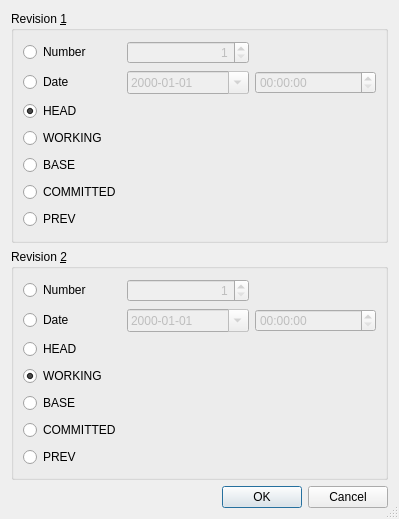
<?xml version="1.0" encoding="UTF-8"?>
<ui version="4.0">
 <class>SvnRevisionSelectionDialog</class>
 <widget class="QDialog" name="SvnRevisionSelectionDialog">
  <property name="geometry">
   <rect>
    <x>0</x>
    <y>0</y>
    <width>399</width>
    <height>519</height>
   </rect>
  </property>
  <property name="windowTitle">
   <string>Subversion Diff</string>
  </property>
  <property name="sizeGripEnabled">
   <bool>true</bool>
  </property>
  <layout class="QVBoxLayout">
   <item>
    <widget class="QGroupBox" name="rev1GroupBox">
     <property name="title">
      <string>Revision &amp;1</string>
     </property>
     <layout class="QGridLayout">
      <item row="6" column="0">
       <widget class="QRadioButton" name="prev1Button">
        <property name="toolTip">
         <string>Select revision before last commit</string>
        </property>
        <property name="text">
         <string>PREV</string>
        </property>
       </widget>
      </item>
      <item row="5" column="0">
       <widget class="QRadioButton" name="committed1Button">
        <property name="toolTip">
         <string>Select last committed revision</string>
        </property>
        <property name="text">
         <string>COMMITTED</string>
        </property>
       </widget>
      </item>
      <item row="4" column="0">
       <widget class="QRadioButton" name="base1Button">
        <property name="toolTip">
         <string>Select base revision</string>
        </property>
        <property name="text">
         <string>BASE</string>
        </property>
       </widget>
      </item>
      <item row="2" column="0">
       <widget class="QRadioButton" name="head1Button">
        <property name="toolTip">
         <string>Select head revision of repository</string>
        </property>
        <property name="text">
         <string>HEAD</string>
        </property>
        <property name="checked">
         <bool>true</bool>
        </property>
       </widget>
      </item>
      <item row="3" column="0">
       <widget class="QRadioButton" name="working1Button">
        <property name="toolTip">
         <string>Select working revision</string>
        </property>
        <property name="text">
         <string>WORKING</string>
        </property>
        <property name="checked">
         <bool>false</bool>
        </property>
       </widget>
      </item>
      <item row="0" column="1">
       <widget class="QSpinBox" name="number1SpinBox">
        <property name="enabled">
         <bool>false</bool>
        </property>
        <property name="sizePolicy">
         <sizepolicy hsizetype="Expanding" vsizetype="Fixed">
          <horstretch>0</horstretch>
          <verstretch>0</verstretch>
         </sizepolicy>
        </property>
        <property name="toolTip">
         <string>Enter a revision number</string>
        </property>
        <property name="alignment">
         <set>Qt::AlignRight</set>
        </property>
        <property name="minimum">
         <number>1</number>
        </property>
        <property name="maximum">
         <number>999999999</number>
        </property>
       </widget>
      </item>
      <item row="1" column="2">
       <widget class="QTimeEdit" name="time1Edit">
        <property name="enabled">
         <bool>false</bool>
        </property>
        <property name="toolTip">
         <string>Enter time of revision</string>
        </property>
       </widget>
      </item>
      <item row="1" column="1">
       <widget class="QDateEdit" name="date1Edit">
        <property name="enabled">
         <bool>false</bool>
        </property>
        <property name="toolTip">
         <string>Enter date of revision</string>
        </property>
        <property name="displayFormat">
         <string>yyyy-MM-dd</string>
        </property>
        <property name="calendarPopup">
         <bool>true</bool>
        </property>
       </widget>
      </item>
      <item row="0" column="2">
       <spacer>
        <property name="orientation">
         <enum>Qt::Horizontal</enum>
        </property>
        <property name="sizeHint" stdset="0">
         <size>
          <width>40</width>
          <height>20</height>
         </size>
        </property>
       </spacer>
      </item>
      <item row="0" column="0">
       <widget class="QRadioButton" name="number1Button">
        <property name="toolTip">
         <string>Select to specify a revision by number</string>
        </property>
        <property name="text">
         <string>Number</string>
        </property>
       </widget>
      </item>
      <item row="1" column="0">
       <widget class="QRadioButton" name="date1Button">
        <property name="toolTip">
         <string>Select to specify a revision by date and time</string>
        </property>
        <property name="text">
         <string>Date</string>
        </property>
       </widget>
      </item>
     </layout>
    </widget>
   </item>
   <item>
    <widget class="QGroupBox" name="rev2GroupBox">
     <property name="title">
      <string>Revision &amp;2</string>
     </property>
     <layout class="QGridLayout">
      <item row="6" column="0">
       <widget class="QRadioButton" name="prev2Button">
        <property name="toolTip">
         <string>Select revision before last commit</string>
        </property>
        <property name="text">
         <string>PREV</string>
        </property>
       </widget>
      </item>
      <item row="5" column="0">
       <widget class="QRadioButton" name="committed2Button">
        <property name="toolTip">
         <string>Select last committed revision</string>
        </property>
        <property name="text">
         <string>COMMITTED</string>
        </property>
       </widget>
      </item>
      <item row="4" column="0">
       <widget class="QRadioButton" name="base2Button">
        <property name="toolTip">
         <string>Select base revision</string>
        </property>
        <property name="text">
         <string>BASE</string>
        </property>
       </widget>
      </item>
      <item row="2" column="0">
       <widget class="QRadioButton" name="head2Button">
        <property name="toolTip">
         <string>Select head revision of repository</string>
        </property>
        <property name="text">
         <string>HEAD</string>
        </property>
        <property name="checked">
         <bool>false</bool>
        </property>
       </widget>
      </item>
      <item row="3" column="0">
       <widget class="QRadioButton" name="working2Button">
        <property name="toolTip">
         <string>Select working revision</string>
        </property>
        <property name="text">
         <string>WORKING</string>
        </property>
        <property name="checked">
         <bool>true</bool>
        </property>
       </widget>
      </item>
      <item row="0" column="1">
       <widget class="QSpinBox" name="number2SpinBox">
        <property name="enabled">
         <bool>false</bool>
        </property>
        <property name="sizePolicy">
         <sizepolicy hsizetype="Expanding" vsizetype="Fixed">
          <horstretch>0</horstretch>
          <verstretch>0</verstretch>
         </sizepolicy>
        </property>
        <property name="toolTip">
         <string>Enter a revision number</string>
        </property>
        <property name="alignment">
         <set>Qt::AlignRight</set>
        </property>
        <property name="minimum">
         <number>1</number>
        </property>
        <property name="maximum">
         <number>999999999</number>
        </property>
       </widget>
      </item>
      <item row="1" column="2">
       <widget class="QTimeEdit" name="time2Edit">
        <property name="enabled">
         <bool>false</bool>
        </property>
        <property name="toolTip">
         <string>Enter time of revision</string>
        </property>
       </widget>
      </item>
      <item row="1" column="1">
       <widget class="QDateEdit" name="date2Edit">
        <property name="enabled">
         <bool>false</bool>
        </property>
        <property name="toolTip">
         <string>Enter date of revision</string>
        </property>
        <property name="displayFormat">
         <string>yyyy-MM-dd</string>
        </property>
        <property name="calendarPopup">
         <bool>true</bool>
        </property>
       </widget>
      </item>
      <item row="0" column="2">
       <spacer>
        <property name="orientation">
         <enum>Qt::Horizontal</enum>
        </property>
        <property name="sizeHint" stdset="0">
         <size>
          <width>40</width>
          <height>20</height>
         </size>
        </property>
       </spacer>
      </item>
      <item row="0" column="0">
       <widget class="QRadioButton" name="number2Button">
        <property name="toolTip">
         <string>Select to specify a revision by number</string>
        </property>
        <property name="text">
         <string>Number</string>
        </property>
       </widget>
      </item>
      <item row="1" column="0">
       <widget class="QRadioButton" name="date2Button">
        <property name="toolTip">
         <string>Select to specify a revision by date and time</string>
        </property>
        <property name="text">
         <string>Date</string>
        </property>
       </widget>
      </item>
     </layout>
    </widget>
   </item>
   <item>
    <widget class="QDialogButtonBox" name="buttonBox">
     <property name="orientation">
      <enum>Qt::Horizontal</enum>
     </property>
     <property name="standardButtons">
      <set>QDialogButtonBox::Cancel|QDialogButtonBox::Ok</set>
     </property>
    </widget>
   </item>
  </layout>
 </widget>
 <pixmapfunction>qPixmapFromMimeSource</pixmapfunction>
 <tabstops>
  <tabstop>number1Button</tabstop>
  <tabstop>number1SpinBox</tabstop>
  <tabstop>date1Button</tabstop>
  <tabstop>date1Edit</tabstop>
  <tabstop>time1Edit</tabstop>
  <tabstop>head1Button</tabstop>
  <tabstop>working1Button</tabstop>
  <tabstop>base1Button</tabstop>
  <tabstop>committed1Button</tabstop>
  <tabstop>prev1Button</tabstop>
  <tabstop>number2Button</tabstop>
  <tabstop>number2SpinBox</tabstop>
  <tabstop>date2Button</tabstop>
  <tabstop>date2Edit</tabstop>
  <tabstop>time2Edit</tabstop>
  <tabstop>head2Button</tabstop>
  <tabstop>working2Button</tabstop>
  <tabstop>base2Button</tabstop>
  <tabstop>committed2Button</tabstop>
  <tabstop>prev2Button</tabstop>
  <tabstop>buttonBox</tabstop>
 </tabstops>
 <resources/>
 <connections>
  <connection>
   <sender>buttonBox</sender>
   <signal>accepted()</signal>
   <receiver>SvnRevisionSelectionDialog</receiver>
   <slot>accept()</slot>
   <hints>
    <hint type="sourcelabel">
     <x>27</x>
     <y>512</y>
    </hint>
    <hint type="destinationlabel">
     <x>21</x>
     <y>143</y>
    </hint>
   </hints>
  </connection>
  <connection>
   <sender>buttonBox</sender>
   <signal>rejected()</signal>
   <receiver>SvnRevisionSelectionDialog</receiver>
   <slot>reject()</slot>
   <hints>
    <hint type="sourcelabel">
     <x>79</x>
     <y>512</y>
    </hint>
    <hint type="destinationlabel">
     <x>73</x>
     <y>140</y>
    </hint>
   </hints>
  </connection>
  <connection>
   <sender>number1Button</sender>
   <signal>toggled(bool)</signal>
   <receiver>number1SpinBox</receiver>
   <slot>setEnabled(bool)</slot>
   <hints>
    <hint type="sourcelabel">
     <x>62</x>
     <y>45</y>
    </hint>
    <hint type="destinationlabel">
     <x>148</x>
     <y>43</y>
    </hint>
   </hints>
  </connection>
  <connection>
   <sender>date1Button</sender>
   <signal>toggled(bool)</signal>
   <receiver>date1Edit</receiver>
   <slot>setEnabled(bool)</slot>
   <hints>
    <hint type="sourcelabel">
     <x>70</x>
     <y>77</y>
    </hint>
    <hint type="destinationlabel">
     <x>136</x>
     <y>74</y>
    </hint>
   </hints>
  </connection>
  <connection>
   <sender>date1Button</sender>
   <signal>toggled(bool)</signal>
   <receiver>time1Edit</receiver>
   <slot>setEnabled(bool)</slot>
   <hints>
    <hint type="sourcelabel">
     <x>16</x>
     <y>74</y>
    </hint>
    <hint type="destinationlabel">
     <x>257</x>
     <y>74</y>
    </hint>
   </hints>
  </connection>
  <connection>
   <sender>number2Button</sender>
   <signal>toggled(bool)</signal>
   <receiver>number2SpinBox</receiver>
   <slot>setEnabled(bool)</slot>
   <hints>
    <hint type="sourcelabel">
     <x>32</x>
     <y>281</y>
    </hint>
    <hint type="destinationlabel">
     <x>128</x>
     <y>283</y>
    </hint>
   </hints>
  </connection>
  <connection>
   <sender>date2Button</sender>
   <signal>toggled(bool)</signal>
   <receiver>date2Edit</receiver>
   <slot>setEnabled(bool)</slot>
   <hints>
    <hint type="sourcelabel">
     <x>49</x>
     <y>310</y>
    </hint>
    <hint type="destinationlabel">
     <x>134</x>
     <y>310</y>
    </hint>
   </hints>
  </connection>
  <connection>
   <sender>date2Button</sender>
   <signal>toggled(bool)</signal>
   <receiver>time2Edit</receiver>
   <slot>setEnabled(bool)</slot>
   <hints>
    <hint type="sourcelabel">
     <x>55</x>
     <y>322</y>
    </hint>
    <hint type="destinationlabel">
     <x>264</x>
     <y>320</y>
    </hint>
   </hints>
  </connection>
 </connections>
</ui>
